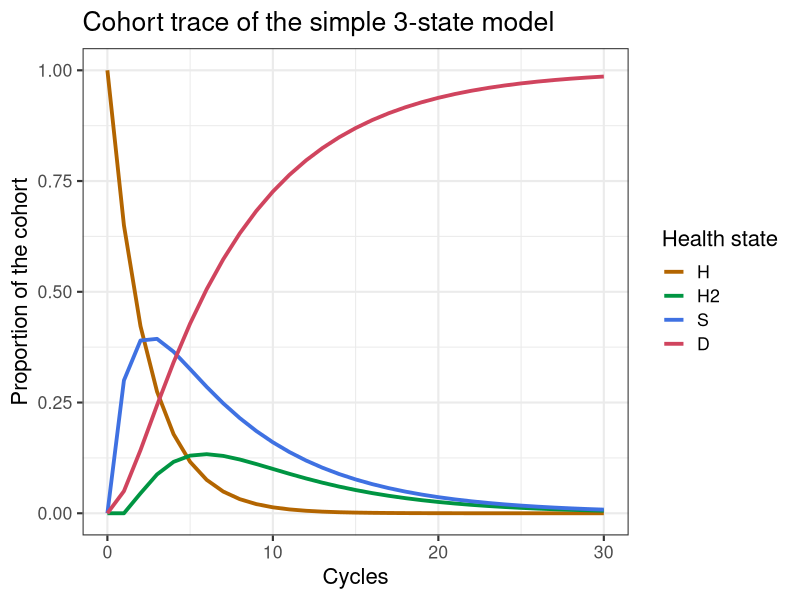

R code for this plot: (Note: this script raises an error after producing the figure.)

## Simple 3-state model showing the array approach ## 
rm(list = ls())  # remove any variables in R's memory 
# Load the packages
library(reshape2) # to transform data
library(ggplot2)  # for nice looking plots

# initial set up
age         <- 70  # age of starting cohort
n.t         <- 30  # time horizon, number of cycles
v.age.names <- age:(age + n.t - 1) # vector with age names
v.n <- c("H", "H2", "S", "D") # vector with the 3 health states of the model:
# Healthy (H), Sick (S), Dead (D)
n.states <- length(v.n) # number of health states 

# Transition probabilities (per cycle)
p.HS  = 0.30   # probability to become sick when healthy
p.HD  = 0.05   # probability to die when healthy
p.SH  = 0.15   # probability to become healthy when sick
p.SD  = 0.20   # probability to die when healthy
# Transition rewards
du.HS  = 0.10  # one-time utility decrement when becoming sick
ic.D   = 4000   # one-time cost of dying

#### Transition probability matrix ####
# matrix m.P at the first cycle
m.P <- matrix(NA, nrow = n.states, ncol = n.states, dimnames = list(v.n, v.n))

# Fill in matrix
# From Healthy
m.P["H", "H"]  <- 1 - (p.HS + p.HD)
m.P["H", "H2"] <- 0
m.P["H", "S"]  <- p.HS
m.P["H", "D"]  <- p.HD
# From Healthy2
m.P["H2", "H"]  <- 0
m.P["H2", "H2"] <- 1 - (p.HS + p.HD)
m.P["H2", "S"]  <- p.HS
m.P["H2", "D"]  <- p.HD
# From Sick
m.P["S", "H"]   <- 0
m.P["S", "H2"]  <- p.SH
m.P["S", "S"]   <- 1 - (p.SH + p.SD)
m.P["S", "D"]   <- p.SD
# From Death
m.P["D", "H"]  <- 0
m.P["D", "H2"]  <- 0
m.P["D", "S"]  <- 0
m.P["D", "D"]  <- 1

#### Initial state vector ####
v.m0 <- c(H = 1, H2 = 0,  S = 0, D = 0) # initiate the vector

## Create the Markov cohort trace matrix m.M that capturs the proportion of the cohort in each state at each cycle
m.M <- matrix(0, nrow = (n.t + 1), ncol = n.states, dimnames = list(0:n.t, v.n)) # initialize cohort trace matrix 
m.M[1, ] <- v.m0   # store the initial state vector

# initiate the array 
a.A <- array(0, dim = c(n.states, n.states, n.t + 1), dimnames = list(v.n, v.n, 0:n.t)) # initialize array

diag(a.A[, , 1]) <- v.m0 # store the initial state vector in the diagonal of A

m.R.costs <- m.R.effects <- matrix(NA, nrow = n.states, ncol = n.states,  dimnames = list(v.n, v.n))


### Run the model 
for(t in 1:n.t){  # loop through the number of cycles
  # estimate the state vector for the next cycle (t + 1)
  m.M[t + 1, ] <- m.M[t, ] %*% m.P    
  a.A[, , t + 1] <- diag(m.M[t, ]) %*% m.P  # fill array A for t + 1 
  
}


### Plot cohort trace
ggplot(melt(m.M), aes(x = Var1, y = value, color = Var2)) +
  geom_line(size = 1.3) +
  scale_color_discrete(l = 50, name = "Health state", h = c(45, 365)) +
  xlab("Cycle") +
  ylab("Proportion of the cohort") +
  ggtitle("Cohort trace of the simple 3-state model")+
  theme_bw(base_size = 16) +
  scale_x_continuous(name = "Cycles", limits = c(0, n.t), breaks = seq(0, n.t, 10)) +
  theme()


### Cumulative incidence 

# the cumulative incidence are all of those that made the transition form healthy (H) to sick over time.
# this is stored in the a.A["H", "S", ] data
# those at risk of becomming a new case are those that stay in the H state
# this information if valuable and therefore stored in a .csv file to compare with the results of the 3-state model.


write.csv(m.M, file = "Cohort_trace_4states.R", row.names = TRUE)
write.csv(a.A["H", "S", ],  file = "Array_A_H_S_4states.R", row.names = TRUE)
write.csv(a.A["H2", "S", ],  file = "Array_A_H2_S_4states.R", row.names = TRUE)













v.CI_4state <- CI_4state <- numeric(n.t)
for (k in 1:n.t){
v.CI_4state <- a.A["H", "S", ] # cumulative incidence 
CI_4state[k] <- sum(v.CI_4state[1:k])
}




for (t in 1:n.t){
  p.atRisk <- 
    v.ID_sick1[t] <- (a.A["H","S", t] * p.atRisk) / (sum(a.A["H","H", t]) - sum(a.A["S","H", 1:t]))
  v.CI[t+1] <- v.CI[t] +  v.ID_sick1[t]
}           


